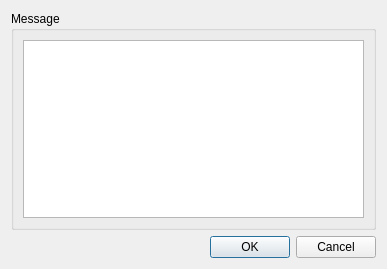
<ui version="4.0" >
 <class>CommitDialogBase</class>
 <widget class="QDialog" name="CommitDialogBase" >
  <property name="geometry" >
   <rect>
    <x>0</x>
    <y>0</y>
    <width>387</width>
    <height>269</height>
   </rect>
  </property>
  <property name="windowTitle" >
   <string>Commit to Repository</string>
  </property>
  <layout class="QVBoxLayout" >
   <item>
    <widget class="QGroupBox" name="groupBox" >
     <property name="title" >
      <string>Message</string>
     </property>
     <layout class="QGridLayout" >
      <item row="0" column="0" >
       <widget class="KTextEdit" name="textedit" />
      </item>
     </layout>
    </widget>
   </item>
   <item>
    <widget class="QDialogButtonBox" name="buttonBox" >
     <property name="orientation" >
      <enum>Qt::Horizontal</enum>
     </property>
     <property name="standardButtons" >
      <set>QDialogButtonBox::Cancel|QDialogButtonBox::Ok</set>
     </property>
    </widget>
   </item>
  </layout>
 </widget>
 <customwidgets>
  <customwidget>
   <class>KTextEdit</class>
   <extends>QTextEdit</extends>
   <header>ktextedit.h</header>
  </customwidget>
 </customwidgets>
 <resources/>
 <connections>
  <connection>
   <sender>buttonBox</sender>
   <signal>accepted()</signal>
   <receiver>CommitDialogBase</receiver>
   <slot>accept()</slot>
   <hints>
    <hint type="sourcelabel" >
     <x>248</x>
     <y>254</y>
    </hint>
    <hint type="destinationlabel" >
     <x>157</x>
     <y>274</y>
    </hint>
   </hints>
  </connection>
  <connection>
   <sender>buttonBox</sender>
   <signal>rejected()</signal>
   <receiver>CommitDialogBase</receiver>
   <slot>reject()</slot>
   <hints>
    <hint type="sourcelabel" >
     <x>316</x>
     <y>260</y>
    </hint>
    <hint type="destinationlabel" >
     <x>286</x>
     <y>274</y>
    </hint>
   </hints>
  </connection>
 </connections>
</ui>
